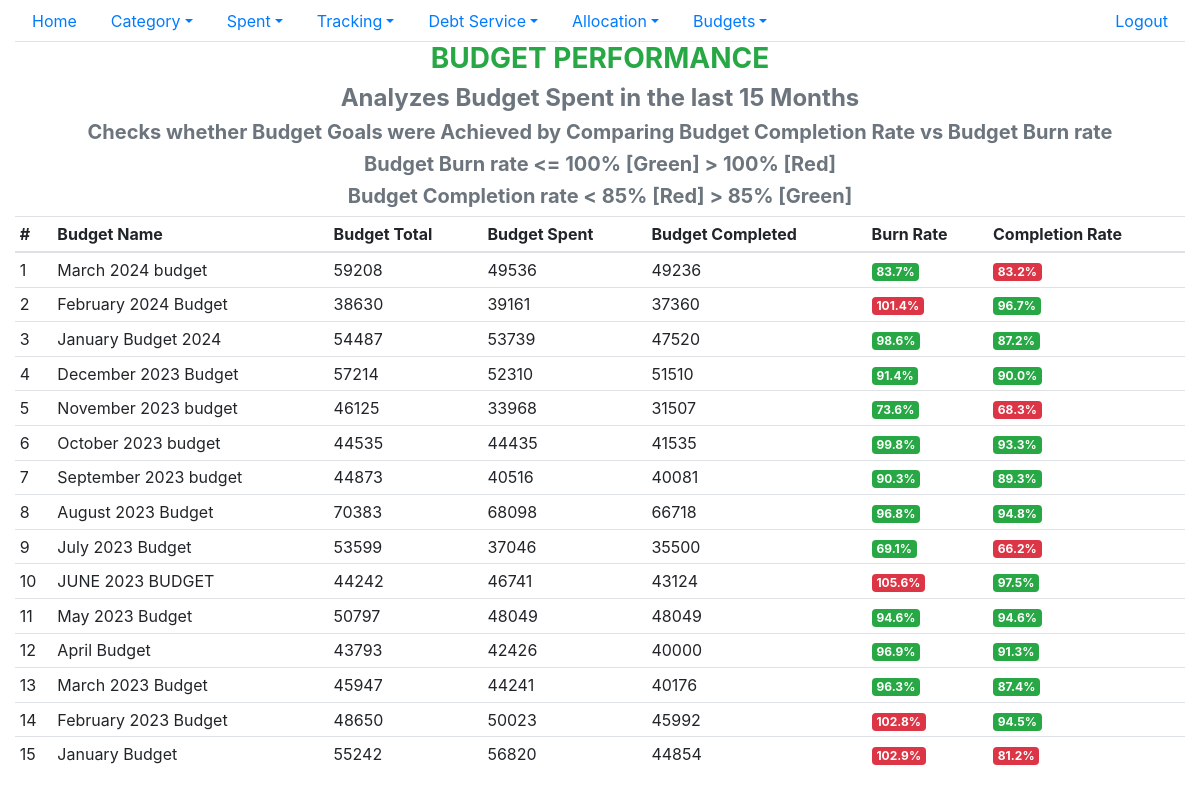
/budgetperformance/ (signed in), run on the app's committed database.
### spent/models.py (models this page shows, shortened)
class Budget(models.Model):
    name = models.CharField(max_length=32)
    description= models.CharField(max_length=128,null=True,blank=True)
    track_id = models.ForeignKey(Track,on_delete=models.CASCADE)
    voided = models.IntegerField(default=0)
    date_created = models.DateTimeField(auto_now_add=True)
    date_updated = models.DateTimeField(auto_now=True)
    user_id = models.ForeignKey(settings.AUTH_USER_MODEL, on_delete=models.CASCADE)
    class Meta:
        ordering=['-track_id__start_date']

### spent/views.py (the view)
# urls.py: path('budgetperformance/',views.BudgetPerformanceView.as_view(),name='budget_performance'),
class BudgetPerformanceView(LoginRequiredMixin,View):
    def get(self,request):
        user = User.objects.get(username=self.request.user)
        user_id = user.id
        with connection.cursor() as cursor:
            cursor.execute(f"""
                select b.id,b.name from spent_budget b
                inner join spent_track t on b.track_id_id = t.id
                where b.user_id_id = 1 and t.voided =0
                order by t.start_date desc
                limit 15
            """)
            columns = [col[0] for col in cursor.description]
            budget_list = [dict(zip(columns,row)) for row in cursor.fetchall()]
        with connection.cursor() as cursor:
            budget_performance ={}
            for b in budget_list:
                budget = b['id']
                budget_performance[budget] = {'name' : b['name']}
                cursor.execute(f"""
                select distinct final.budget_id,
                sum(final.amount) as budget_amount,
                sum(final.budget_spent) as budget_spent,
                sum(final.budget_completed) as budget_completed,
                round((sum(final.budget_spent)/(sum(final.amount)+ 0.000001) * 100),1) as budget_spent_perc,
                round((sum(final.budget_completed)/(sum(final.amount)+ 0.000001) * 100),1) as budget_completed_perc

                from
                (
                select bi.budget_id,
                            bi.amount,
                            case when sp.budget_spent is not NULL then sp.budget_spent
                            else 0 end as budget_spent,
                			case when bi.amount = 0 then 0
                			when sp.budget_spent is null then 0
                			when round(sp.budget_spent/(bi.amount + 0.000001),1) > 1 then bi.amount
                			else sp.budget_spent end as budget_completed
                             from spent_budgetitem bi
                            inner join spent_budgetclassitem bci on bi.budget_class_item_id = bci.id
                            inner join spent_budgetcategory bc on bci.budget_category_id = bc.id
                            left outer join(
                            select
                            spent.budget_class_category,
                            spent.name,
                            sum(amount) budget_spent
                            from spent_budget b
                            inner join (
                            select trk.track_id_id,
                            a.*
                             from spent_tracking trk
                             inner join (
                            select
                            ss.id as spent_id,
                            ss.amount,
                            ss.category_id_id,
                            ct.budget_class_category,
                            ct.name
                             from spent_spent ss
                              inner join(
                            select cat.id as category_id,
                            cat.category,
                            bdgclass.id as budget_class_category,
                            bdgclass.name
                             from spent_category cat
                            inner join spent_budgetclassitem bdgclass on cat.budget_category_id = bdgclass.id
                            where cat.voided =0 and bdgclass.voided=0 and cat.user_id_id={user_id}) ct
                            on ss.category_id_id = ct.category_id
                             where ss.voided=0 and ss.user_id_id={user_id}) a
                             on trk.spent_id_id = a.spent_id
                             where trk.voided =0
                            )spent on b.track_id_id = spent.track_id_id
                            where b.voided=0 and b.id ={budget}
                            group by spent.budget_class_category
                            )sp on bci.id = sp.budget_class_category
                            left outer join (
                			select sbi.budget_id,sum(sbi.amount) as budget_total
                             from spent_budgetitem sbi
                            where sbi.voided = 0 and user_id_id = {user_id}
                            group by sbi.budget_id
                			)bd on bi.budget_id = bd.budget_id
                            where bi.voided=0 and bci.voided=0 and bi.user_id_id={user_id} and bci.user_id_id ={user_id}
                            and bi.budget_id={budget}
                            order by bc.priority
                            )final
                """)
                columns = [col[0] for col in cursor.description]
                perf_dict = [dict(zip(columns,row)) for row in cursor.fetchall()][0]
                budget_performance[budget]['performance'] = perf_dict
        context ={
            'performance_data' : budget_performance,
            }
        return render(request,'spent/budget_performance.html',context)

### spent/templates/spent/budget_performance.html (shortened to what this page needs)
{% extends "base.html" %}
{% block content %}
<h3 class="text-center text-success font-weight-bold">BUDGET PERFORMANCE </h3>
<h4 class="font-weight-bold text-center text-secondary ">Analyzes Budget Spent in the last 15 Months</h4>
<h5 class="font-weight-bold text-center text-secondary">Checks whether Budget Goals were Achieved by Comparing Budget Completion Rate vs Budget Burn rate</h5>
<h5 class="font-weight-bold text-center text-secondary">Budget Burn rate <= 100% [Green] > 100% [Red]</h5>
<h5 class="font-weight-bold text-center text-secondary">Budget Completion rate < 85% [Red] > 85% [Green]</h5>
    <div>
        <table class="table table-sm">
            <thead>
               <th>#</th>
               <th>Budget Name</th>
               <th>Budget Total</th>
               <th>Budget Spent</th>
               <th>Budget Completed</th>
               <th>Burn Rate</th>
               <th>Completion Rate</th>
            </thead>
            <tbody>
                {% for b,data in performance_data.items %}
                <tr>
                    <td>{{forloop.counter}}</td>
                    <td>{{data.name}}</></td>
                    <td>{{data.performance.budget_amount}}</td>
                    <td>{{data.performance.budget_spent}}</td>
                    <td>{{data.performance.budget_completed}}</td>
                    <td>
                        <span
                        {% if data.performance.budget_spent_perc > 100 %} class="badge badge-danger"
                        {% else %} class="badge badge-success"
                        {%endif%}>
                            {{data.performance.budget_spent_perc}}%
                        </span>
                    </td>
                    <td>
                        <span
                        {% if data.performance.budget_completed_perc < 85 %} class="badge badge-danger"
                        {% else %} class="badge badge-success"
                        {%endif%}>
                            {{data.performance.budget_completed_perc}}%
                        </span>
                    </td>
                </tr>
                {% endfor %}
            </tbody>
        </table>
    </div>
{% endblock content %}

### static/spent/main.css (style rules this page uses)
body { color: #000; overflow-x: hidden; height: 100%; background-repeat: no-repeat; background-size: 100% 100% }

### data on the page
Budget: name "March 2024 budget", performance.budget_amount "59208", performance.budget_spent "49536", performance.budget_completed "49236", performance.budget_spent_perc "83.7", performance.budget_completed_perc "83.2"
Budget: name "February 2024 Budget", performance.budget_amount "38630", performance.budget_spent "39161", performance.budget_completed "37360", performance.budget_spent_perc "101.4", performance.budget_completed_perc "96.7"
Budget: name "January Budget 2024", performance.budget_amount "54487", performance.budget_spent "53739", performance.budget_completed "47520", performance.budget_spent_perc "98.6", performance.budget_completed_perc "87.2"
Budget: name "December 2023 Budget", performance.budget_amount "57214", performance.budget_spent "52310", performance.budget_completed "51510", performance.budget_spent_perc "91.4", performance.budget_completed_perc "90.0"
Budget: name "November 2023 budget", performance.budget_amount "46125", performance.budget_spent "33968", performance.budget_completed "31507", performance.budget_spent_perc "73.6", performance.budget_completed_perc "68.3"
Budget: name "October 2023 budget", performance.budget_amount "44535", performance.budget_spent "44435", performance.budget_completed "41535", performance.budget_spent_perc "99.8", performance.budget_completed_perc "93.3"
Budget: name "September 2023 budget", performance.budget_amount "44873", performance.budget_spent "40516", performance.budget_completed "40081", performance.budget_spent_perc "90.3", performance.budget_completed_perc "89.3"
Budget: name "August 2023 Budget", performance.budget_amount "70383", performance.budget_spent "68098", performance.budget_completed "66718", performance.budget_spent_perc "96.8", performance.budget_completed_perc "94.8"
Budget: name "July 2023 Budget", performance.budget_amount "53599", performance.budget_spent "37046", performance.budget_completed "35500", performance.budget_spent_perc "69.1", performance.budget_completed_perc "66.2"
Budget: name "JUNE 2023 BUDGET", performance.budget_amount "44242", performance.budget_spent "46741", performance.budget_completed "43124", performance.budget_spent_perc "105.6", performance.budget_completed_perc "97.5"
Budget: name "May 2023 Budget", performance.budget_amount "50797", performance.budget_spent "48049", performance.budget_completed "48049", performance.budget_spent_perc "94.6", performance.budget_completed_perc "94.6"
Budget: name "April Budget", performance.budget_amount "43793", performance.budget_spent "42426", performance.budget_completed "40000", performance.budget_spent_perc "96.9", performance.budget_completed_perc "91.3"
Budget: name "March 2023 Budget", performance.budget_amount "45947", performance.budget_spent "44241", performance.budget_completed "40176", performance.budget_spent_perc "96.3", performance.budget_completed_perc "87.4"
Budget: name "February 2023 Budget", performance.budget_amount "48650", performance.budget_spent "50023", performance.budget_completed "45992", performance.budget_spent_perc "102.8", performance.budget_completed_perc "94.5"
Budget: name "January Budget", performance.budget_amount "55242", performance.budget_spent "56820", performance.budget_completed "44854", performance.budget_spent_perc "102.9", performance.budget_completed_perc "81.2"
